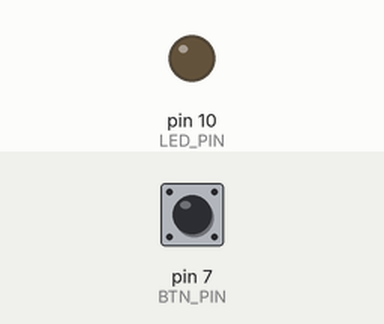
Recording of a sketch running on a simulated Arduino Uno, built with avr-gcc and run on an emulated ATmega328P. On the bench: output pins drawn as LEDs (lit = HIGH). The inputs (shaded band) are chosen by the test bench; at power-on: pin 7 (BTN_PIN) HIGH.

Above: at 1.2 s.
1.3 s: pin 7 (BTN_PIN) pulled LOW for 0.15 s
At 1.37 s:
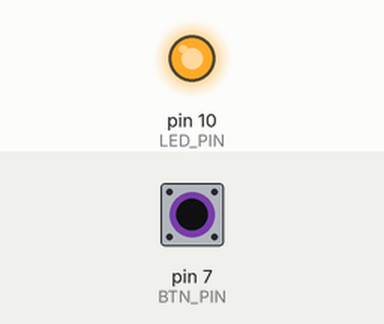
2.9 s: pin 7 (BTN_PIN) pulled LOW for 3.2 s
At 6.7 s:
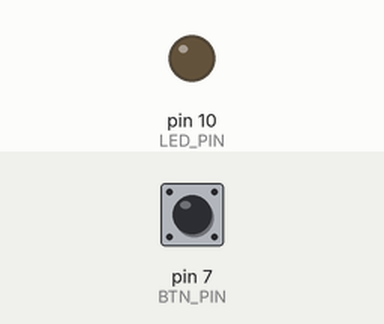
Timing chart, 0 to 8.2 s (numbered marks = the images above; inputs shaded):
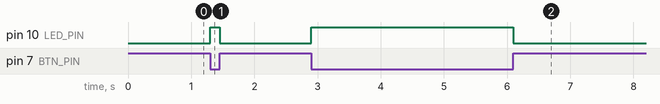

Measured:
- after the input at 1.3 s, pin 10 (LED_PIN): LOW → HIGH at once, → LOW 0.15 s later
- after the input at 2.9 s, pin 10 (LED_PIN): LOW → HIGH at once, → LOW 3.2 s later

The sketch:

05_Smart_Push_Button.ino
```cpp
/*
 * 05 - Smart Push Button
 * ----------------------
 * LED acende ENQUANTO o botão estiver pressionado.
 *
 * Hardware: Arduino UNO + 1 LED (com resistor 220 ohms) + 1 push-button
 * Pinagem:  LED no pino 10
 *           Botão no pino 7 (um terminal no pino 7, outro no GND)
 *
 * Conceitos: pinMode com INPUT_PULLUP, digitalRead, lógica invertida
 *
 * NOTA: usamos INPUT_PULLUP, que ativa o resistor de pull-up interno do
 * Arduino (~20-50 kohms). Isso DISPENSA o resistor externo no botão e
 * INVERTE a lógica: o botão lê HIGH quando solto e LOW quando pressionado.
 */

const byte LED_PIN = 10;
const byte BTN_PIN = 7;

void setup() {
  pinMode(LED_PIN, OUTPUT);
  pinMode(BTN_PIN, INPUT_PULLUP);
}

void loop() {
  // Botão pressionado -> leitura LOW (por causa do pull-up interno)
  bool pressed = (digitalRead(BTN_PIN) == LOW);

  digitalWrite(LED_PIN, pressed ? HIGH : LOW);
}
```
